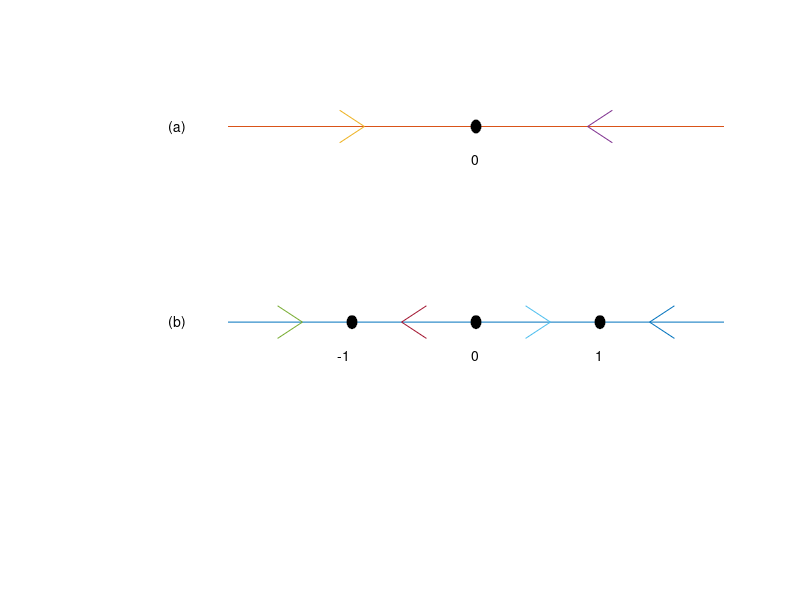

MATLAB code for this plot:
clf
t=0:0.02:2*pi;
plot([-1 1],[-0.3,-0.3],'-')
hold on
plot([-1 1],[0.3,0.3],'-')
axis([-1.5,1,-0.95,0.55])
r=0.02;
x1=r*cos(t);
y1=r*sin(t)-0.3;
fill(x1,y1,'k')
x2=r*cos(t);
y2=r*sin(t)+0.3;
fill(x2,y2,'k')
x3=r*cos(t)+0.5;
y3=r*sin(t)-0.3;
fill(x3,y3,'k')
x4=r*cos(t)-0.5;
y4=r*sin(t)-0.3;
fill(x4,y4,'k')
text(0.48,-0.4,'1')
text(-0.56,-0.4,'-1')
text(-0.02,-0.4,'0')
text(-0.02,0.2,'0')
plot([-0.55,-0.45,-0.55],[0.25,0.3,0.35])
plot([0.55,0.45,0.55],[0.25,0.3,0.35])
plot([-0.8,-0.7,-0.8],[-0.35,-0.3,-0.25])
plot([0.2,0.3,0.2],[-0.35,-0.3,-0.25])
plot([-0.2,-0.3,-0.2],[-0.35,-0.3,-0.25])
plot([0.8,0.7,0.8],[-0.35,-0.3,-0.25])
text(-1.24,0.3,'(a)')
text(-1.24,-0.3,'(b)')
axis('off')


